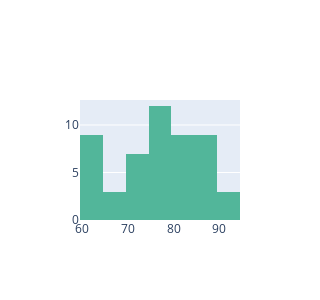

The cell this chart's notebook holds for it:
### Code cell
# Age histogram
age_hist=  go.Histogram(x=fig_df["Age"], name="Age", marker=dict(color=age_histogram_color))

# Visualize
data = [age_hist]
fig = go.Figure(data = data)
fig.update_layout(width=300, height=300)
display(fig)

### Figure 1 — Plotly figure (JSON) as saved in the notebook; plotly's stock layout.template omitted (floating-point values rounded to 4 significant figures)
{"data": [{"marker": {"color": "#52b69a"}, "name": "Age", "type": "histogram", "x": [81, 70, 88, 78, 84, 83, 79, 86, 85, 79, 75, 91, 61, 89, 67, 85, 81, 72, 91, 89, 75, 79, 78, 60, 72, 61, 69, 73, 79, 61, 77, 64, 87, 73, 91, 63, 81, 66, 76, 80, 84, 79, 84, 86, 61, 71, 60, 71, 63, 85, 83, 79]}], "layout": {"height": 300, "width": 300}}
